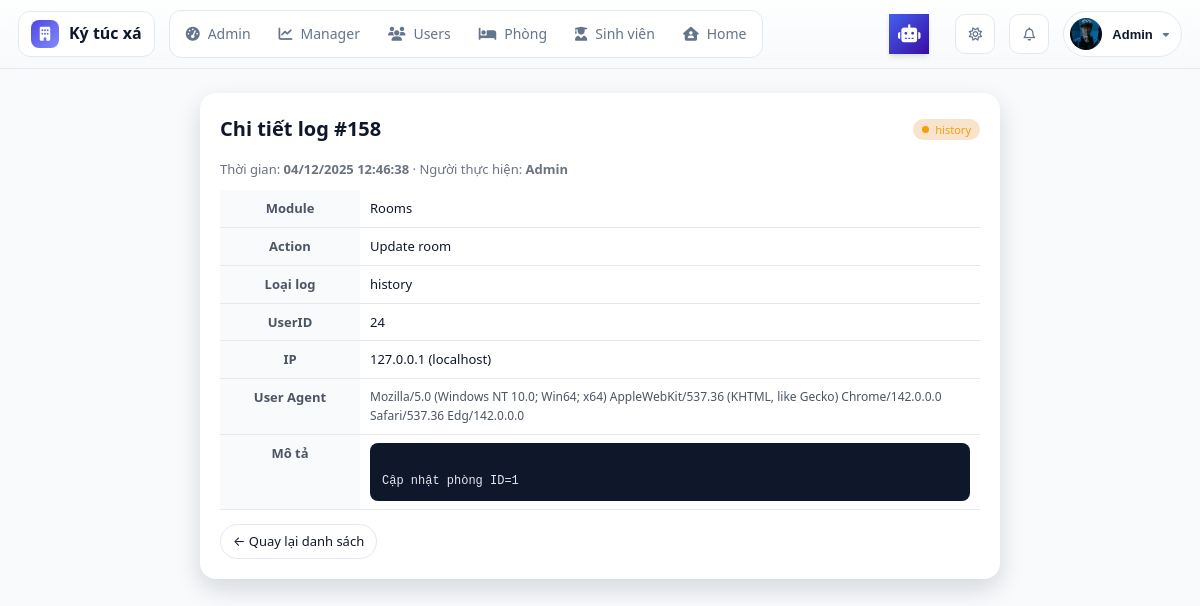
Screenshot of /modules/admin/log_view.php?id=158 (signed in) with the database file from the repository.
### tables this page shows
CREATE TABLE IF NOT EXISTS `students` (
  `StudentID` int NOT NULL AUTO_INCREMENT,
  `UserID` int DEFAULT NULL,
  `StudentCode` varchar(20) NOT NULL,
  `FullName` varchar(100) NOT NULL,
  `Email` varchar(100) DEFAULT NULL,
  `Gender` enum('Nam','Nữ','Khác') NOT NULL,
  `BirthDate` date DEFAULT NULL,
  `CitizenID` varchar(20) DEFAULT NULL,
  `Hometown` varchar(100) DEFAULT NULL,
  `Address` varchar(255) DEFAULT NULL,
  `Phone` varchar(15) DEFAULT NULL,
  `ClassName` varchar(100) DEFAULT NULL,
  `CourseYear` varchar(9) DEFAULT NULL,
  `Avatar` varchar(255) DEFAULT NULL,
  `EmergencyContact` varchar(255) DEFAULT NULL,
  `CheckInDate` date DEFAULT NULL,
  `CheckOutDate` date DEFAULT NULL,
  `IsInDorm` tinyint(1) DEFAULT '1',
  `CreatedAt` datetime DEFAULT CURRENT_TIMESTAMP,
  `UpdatedAt` datetime DEFAULT CURRENT_TIMESTAMP ON UPDATE CURRENT_TIMESTAMP,
  `FacultyID` int DEFAULT NULL,
  PRIMARY KEY (`StudentID`),
  UNIQUE KEY `StudentCode` (`StudentCode`),
  UNIQUE KEY `UserID` (`UserID`),
  KEY `fk_faculty` (`FacultyID`),
  CONSTRAINT `fk_faculty` FOREIGN KEY (`FacultyID`) REFERENCES `faculties` (`FacultyID`) ON DELETE SET NULL ON UPDATE CASCADE,
  CONSTRAINT `students_ibfk_1` FOREIGN KEY (`UserID`) REFERENCES `users` (`UserID`)
);

CREATE TABLE IF NOT EXISTS `systemlogs` (
  `LogID` int NOT NULL AUTO_INCREMENT,
  `UserID` int DEFAULT NULL,
  `Action` varchar(100) NOT NULL,
  `Module` varchar(100) DEFAULT NULL,
  `Description` text,
  `LogType` enum('activity','history','system') DEFAULT 'activity',
  `IPAddress` varchar(45) DEFAULT NULL,
  `UserAgent` varchar(255) DEFAULT NULL,
  `CreatedAt` datetime NOT NULL DEFAULT CURRENT_TIMESTAMP,
  PRIMARY KEY (`LogID`),
  KEY `idx_user` (`UserID`),
  KEY `idx_type_created` (`LogType`,`CreatedAt`),
  CONSTRAINT `fk_systemlogs_user` FOREIGN KEY (`UserID`) REFERENCES `users` (`UserID`) ON DELETE SET NULL
);

CREATE TABLE IF NOT EXISTS `users` (
  `UserID` int NOT NULL AUTO_INCREMENT,
  `Username` varchar(50) NOT NULL,
  `PasswordHash` varchar(255) NOT NULL,
  `FullName` varchar(100) DEFAULT NULL,
  `Email` varchar(100) DEFAULT NULL,
  `Phone` varchar(15) DEFAULT NULL,
  `Role` enum('Admin','Manager','Student') NOT NULL DEFAULT 'Student',
  `CreatedAt` datetime DEFAULT CURRENT_TIMESTAMP,
  `IsActive` tinyint(1) NOT NULL DEFAULT '1',
  PRIMARY KEY (`UserID`),
  UNIQUE KEY `Username` (`Username`)
);

### modules/admin/log_view.php (the view, shortened to what this page needs)
<?php
require_once __DIR__ . '/../../db_connect.php';
require_once __DIR__ . '/../../includes/admin_header.php';
$conn->set_charset('utf8mb4');
$logId = (int)($_GET['id'] ?? 0);
$sql = "
    SELECT
        l.*,
        u.Username,
        u.FullName
    FROM SystemLogs l
    LEFT JOIN Users u ON l.UserID = u.UserID
    WHERE l.LogID = ?
";
$stmt = $conn->prepare($sql);
$stmt->bind_param("i", $logId);
$stmt->execute();
$log = $stmt->get_result()->fetch_assoc();
$rawIp = $log['IPAddress'] ?? '';
if ($rawIp === '::1') {
    $ipDisplay = '127.0.0.1 (localhost)';
} elseif (empty($rawIp)) {
    $ipDisplay = '-';
} else {
    $ipDisplay = $rawIp;
}
$ua = $log['UserAgent'] ?? '';
$displayName = $log['FullName'] ?: $log['Username'] ?: 'Khách / Hệ thống';
?>
<!DOCTYPE html>
<html lang="vi">
<head>
    <link rel="stylesheet" href="/assets/css/admin/admin_dashboard.css">
    <link rel="stylesheet" href="/assets/css/admin/log.css">
</head>
<body>
<div class="log-view-wrapper">
    <div class="log-view-header">
        <h1>Chi tiết log #<?= htmlspecialchars($logId) ?></h1>
        <span class="badge-type <?= htmlspecialchars($log['LogType'] ?? 'activity') ?>">
            <?= htmlspecialchars($log['LogType'] ?? 'activity') ?>
        </span>
    </div>
    <div class="log-view-meta">
        Thời gian: <strong><?= date('d/m/Y H:i:s', strtotime($log['CreatedAt'])) ?></strong> ·
        Người thực hiện: <strong><?= htmlspecialchars($displayName) ?></strong>
    </div>
    <table class="log-view-table">
        <tr>
            <th>Module</th>
            <td><?= htmlspecialchars($log['Module']) ?></td>
        </tr>
        <tr>
            <th>Action</th>
            <td><?= htmlspecialchars($log['Action']) ?></td>
        </tr>
        <tr>
            <th>Loại log</th>
            <td><?= htmlspecialchars($log['LogType']) ?></td>
        </tr>
        <tr>
            <th>UserID</th>
            <td><?= $log['UserID'] ? (int)$log['UserID'] : '-' ?></td>
        </tr>
        <tr>
            <th>IP</th>
            <td><?= htmlspecialchars($ipDisplay) ?></td>
        </tr>
        <tr>
            <th>User Agent</th>
            <td style="font-size:12px; color:#4b5563;">
                <?= $ua ? nl2br(htmlspecialchars($ua)) : '-' ?>
            </td>
        </tr>
        <tr>
            <th>Mô tả</th>
            <td>
                <div class="log-view-description">
<?= htmlspecialchars($log['Description']) ?>
                </div>
            </td>
        </tr>
    </table>
    <div class="log-view-actions">
        <a href="log.php" class="log-btn-back">← Quay lại danh sách</a>
    </div>
</div>
</body>
</html>

### includes/admin_header.php (shortened to what this page needs)
<?php
require_once __DIR__ . "/error_handler.php";
$userName = $_SESSION['FullName'] ?? 'Quản trị viên';
$userAvatar = $_SESSION['Avatar'] ?? null;
$userRole = $_SESSION['Role'] ?? 'Staff';
$base = '/';
if (!$userAvatar && isset($_SESSION['UserID']) && isset($conn) && $conn instanceof mysqli) {
    try {
        $userId = (int)$_SESSION['UserID'];
        $stmt = $conn->prepare("SELECT Avatar FROM Students WHERE UserID = ? LIMIT 1");
        if ($stmt) {
            $stmt->bind_param("i", $userId);
            $stmt->execute();
            $res = $stmt->get_result();
            if ($row = $res->fetch_assoc()) {
                $userAvatar = $row['Avatar'];
            }
        }
    } catch (Exception $e) {
    }
}
$avatarPath = $base . 'assets/img/avatars/user.png';
if ($userAvatar && !empty($userAvatar)) {
    if (preg_match('/^https?:\/\//', $userAvatar)) {
        $avatarPath = $userAvatar;
    } else {
        $avatarPath = $base . ltrim($userAvatar, '/');
    }
}
?>
<!DOCTYPE html>
<html lang="vi">
<head>
    <link rel="stylesheet" href="https://cdnjs.cloudflare.com/ajax/libs/font-awesome/6.5.0/css/all.min.css" />
    <link rel="stylesheet" href="<?= $base ?>assets/css/global.css" />
    <link rel="stylesheet" href="<?= $base ?>assets/css/admin/admin_header.css" />
    <link rel="stylesheet" href="<?= $base ?>assets/css/admin/chat_ai_widget.css" />
</head>
<body class="theme-auto" data-base="<?= $base ?>">
    <header class="admin-header">
        <div class="left">
            <a href="<?= $base ?>modules/staff/dashboard.php" class="logo">
                <i class="fas fa-building"></i>
                <span>Ký túc xá</span>
            </a>
            <nav class="admin-nav">
                <?php if ($userRole !== 'Manager'): ?>
                    <a href="<?= $base ?>modules/admin/dashboard.php" data-path="modules/admin/dashboard.php">
                        <i class="fas fa-gauge-high"></i>
                        <span>Admin</span>
                    </a>
                <?php endif; ?>
                <a href="<?= $base ?>modules/staff/dashboard.php" data-path="modules/staff/dashboard.php">
                    <i class="fas fa-chart-line"></i>
                    <span>Manager</span>
                </a>
                <?php if ($userRole !== 'Manager'): ?>
                    <a href="<?= $base ?>modules/staff/users/users.php" data-path="modules/staff/users/users.php">
                        <i class="fas fa-users"></i>
                        <span>Users</span>
                    </a>
                <?php endif; ?>
                <a href="<?= $base ?>modules/staff/rooms/rooms.php" data-path="modules/staff/rooms/rooms.php">
                    <i class="fas fa-bed"></i>
                    <span>Phòng</span>
                </a>
                <a href="<?= $base ?>modules/staff/students/student_list.php" data-path="modules/staff/students/student_list.php">
                     <i class="fas fa-user-graduate"></i>
                     <span>Sinh viên</span>
                </a>
                <a href="<?= $base ?>index.php" data-path="index.php">
                    <i class="fas fa-house-user"></i>
                    <span>Home</span>
                </a>
            </nav>
        </div>
        <div class="right">
            <?php if ($userRole === 'Admin'): ?>
                <div id="adminChatAiToggle" class="chat-ai-toggle" title="Trợ lý Admin">
                    <i class="fas fa-robot"></i>
                </div>
            <?php endif; ?>
            <button class="theme-toggle" aria-label="Chế độ tối/sáng">
                <i class="fa-regular fa-sun"></i>
            </button>
            <div class="notify">
                <button class="notify-btn" aria-label="Thông báo">
                    <i class="fa-regular fa-bell"></i>
                </button>
            </div>
            <div class="admin-profile">
                <button class="profile-btn" aria-haspopup="true" aria-expanded="false">
                    <img src="<?= htmlspecialchars($avatarPath) ?>" alt="Avatar" onerror="this.src='<?= $base ?>assets/img/avatars/user.png'">
                    <span class="name"><?= htmlspecialchars($userName) ?></span>
                    <i class="fas fa-caret-down caret"></i>
                </button>
            </div>
        </div>
    </header>
    <main style="min-height: 80vh;">

### assets/css/global.css (style rules this page uses)
:root { --bg: #f8fafc; --bg-elev: rgba(255, 255, 255, 0.8); --card: #ffffff; --text: #0f172a; --muted: #64748b; --stroke: #e2e8f0; --brand: #4f46e5; --brand-2: #818cf8; --primary: #4361ee; --primary-light: #4895ef; --secondary: #7209b7; --success: #4cc9f0; --warning: #f72585; --info: #3a0ca3; --gray: #6c757d; --gray-light: #e9ecef; --light: #f8f9fa; --dark: #212529; --shadow: 0 4px 6px -1px rgba(0, 0, 0, 0.1), 0 2px 4px -1px rgba(0, 0, 0, 0.06); --shadow-lg: 0 10px 15px -3px rgba(0, 0, 0, 0.1), 0 4px 6px -2px rgba(0, 0, 0, 0.05); --blur: 12px; --border-radius: 16px; --border-radius-sm: 8px; --transition: all 0.3s cubic-bezier(0.4, 0, 0.2, 1); --gradient-primary: linear-gradient(135deg, #4361ee 0%, #3a0ca3 100%); --gradient-success: linear-gradient(135deg, #4cc9f0 0%, #4895ef 100%); --gradient-warning: linear-gradient(135deg, #f72585 0%, #b5179e 100%); --gradient-info: linear-gradient(135deg, #7209b7 0%, #560bad 100%); }
* { box-sizing: border-box; margin: 0; padding: 0; }
body { background: var(--bg); color: var(--text); font-family: "Inter", system-ui, -apple-system, BlinkMacSystemFont, "Segoe UI", sans-serif; transition: background 0.3s ease, color 0.3s ease; min-height: 100vh; }

### assets/css/admin/admin_header.css (style rules this page uses)
.admin-header { position: sticky; top: 0; z-index: 1000; display: flex; align-items: center; justify-content: space-between; gap: 14px; padding: 10px 18px; backdrop-filter: blur(var(--blur)); -webkit-backdrop-filter: blur(var(--blur)); background: linear-gradient(180deg, var(--bg-elev), transparent); border-bottom: 1px solid var(--stroke); color: var(--text); transition: box-shadow 0.3s ease; }
.admin-header .left, .admin-header .right { display: flex; align-items: center; gap: 14px; }
.admin-header .logo { display: flex; align-items: center; gap: 10px; padding: 8px 12px; border-radius: 12px; text-decoration: none; color: var(--text); font-weight: 700; background: var(--card); border: 1px solid var(--stroke); transition: all 0.2s ease; }
.admin-header .logo i { width: 28px; height: 28px; display: grid; place-items: center; color: #fff; background: linear-gradient(135deg, var(--brand), var(--brand-2)); border-radius: 8px; font-size: 14px; }
.admin-nav { position: relative; display: flex; align-items: center; gap: 4px; background: var(--card); border: 1px solid var(--stroke); padding: 4px; border-radius: 12px; }
.admin-nav a { display: flex; align-items: center; gap: 8px; padding: 8px 12px; border-radius: 8px; color: var(--muted); text-decoration: none; font-weight: 500; font-size: 14px; white-space: nowrap; transition: all 0.2s ease; position: relative; z-index: 1; }
.theme-toggle { display: grid; place-items: center; width: 40px; height: 40px; border-radius: 10px; background: var(--card); border: 1px solid var(--stroke); color: var(--muted); cursor: pointer; position: relative; transition: all 0.2s ease; }
.theme-toggle i { position: absolute; transition: transform 0.3s cubic-bezier(0.34, 1.56, 0.64, 1), opacity 0.3s ease; }
.theme-toggle .fa-sun { opacity: 1; transform: scale(1); }
.notify { position: relative; }
.notify-btn { width: 40px; height: 40px; border-radius: 10px; background: var(--card); border: 1px solid var(--stroke); display: flex; align-items: center; justify-content: center; color: var(--muted); cursor: pointer; transition: all 0.2s ease; position: relative; }
.admin-profile { position: relative; }
.profile-btn { display: flex; align-items: center; gap: 10px; padding: 6px 8px 6px 6px; border-radius: 40px; background: var(--card); border: 1px solid var(--stroke); color: var(--text); cursor: pointer; transition: all 0.2s ease; }
.profile-btn img { width: 32px; height: 32px; border-radius: 50%; object-fit: cover; }
.profile-btn .name { font-weight: 600; font-size: 13px; max-width: 100px; white-space: nowrap; overflow: hidden; text-overflow: ellipsis; }
.profile-btn .caret { color: var(--muted); font-size: 10px; margin-right: 4px; }
.chat-ai-toggle { width: 40px; height: 40px; border-radius: 50%; background: linear-gradient(135deg, var(--brand), var(--brand-2)); color: white; display: grid; place-items: center; cursor: pointer; box-shadow: 0 4px 10px rgba(79, 70, 229, 0.3); transition: transform 0.2s; }

### assets/css/admin/admin_dashboard.css (style rules this page uses)
* { margin: 0; padding: 0; box-sizing: border-box; }
body { font-family: 'Segoe UI', Tahoma, Geneva, Verdana, sans-serif; background: var(--bg); min-height: 100vh; color: var(--text); line-height: 1.6; }

### rows the page displays
students: Avatar (picture)
systemlogs: LogType "history", CreatedAt "04/12/2025 12:46:38", UserID.FullName "Admin", Module "Rooms", Action "Update room", UserID "24", IPAddress "127.0.0.1 (localhost)", UserAgent "Mozilla/5.0 (Windows NT 10.0; Win64; x64) AppleWebKit/537.36 (KHTML, like Gecko) Chrome/142.0.0.0 Safari/537.36 Edg/142.0.0.0", Description "Cập nhật phòng ID=1"

### other values shown
$userName "Admin"
$logId "158"
